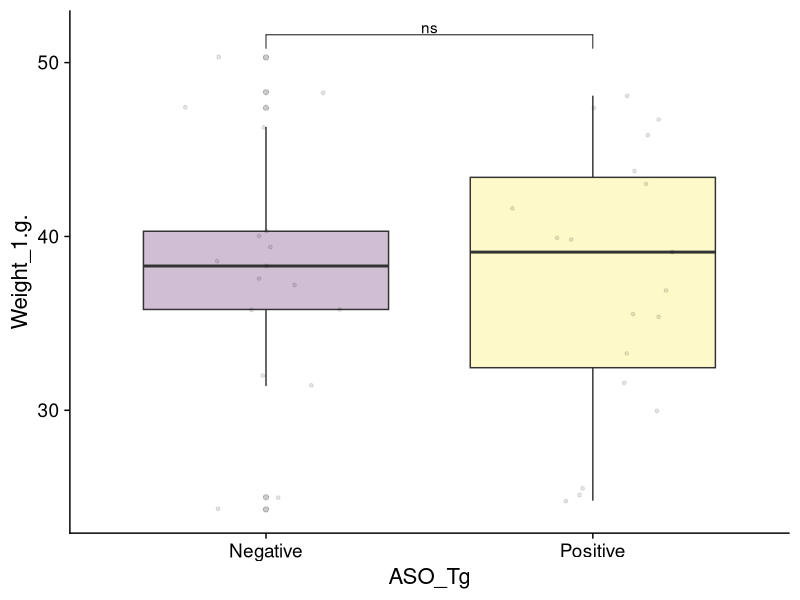
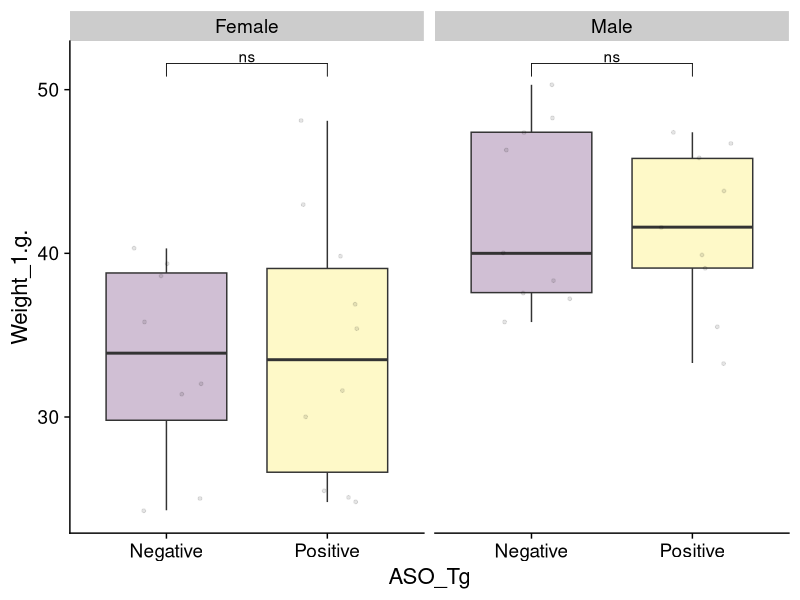

Source code (R) for these figures, in order:
library(ggplot2)
library(rlang)
library(cowplot)
library(ggpubr)
library(viridis)
library(tidyr)
library(dplyr)
library(tidyverse)

setwd("~/Documents/slcspontaneous/ASO/Analysis_Files/")
data<-read.csv("ASO_MouseWeight.csv", header=TRUE)

generate_boxplots <- function(input_data, X, Y, min,max){
  data<-as.data.frame(input_data)
  #Ensure correct ordering of levels 
  data$Genotype <- factor(data$ASO_Tg, levels = c("Negative", "Positive"))
  
  ggplot(data=data,aes(x={{X}},y={{Y}}, fill={{X}})) + 
    #geom_violin(alpha=0.25,position=position_dodge(width=.75),size=1,color="black",draw_quantiles=c(0.5))+
    geom_boxplot(alpha=0.25)+
    scale_fill_viridis_d()+
    geom_point(size=1,position=position_jitter(width=0.25),alpha=0.1)+
    theme_cowplot(16) +
    #ylim(min,max)+ 
    #facet_grid(~Sex)+    
    theme(legend.position = "none")
  
}

# Weight vs ASO_Tg

a<-generate_boxplots(data, ASO_Tg, Weight_1.g.,0,51)+
  stat_compare_means(comparisons = list(c("Negative", "Positive") 
  ),method="wilcox", vjust=0.3,label="p.signif",step.increase=0.05)
a

#Stratify by Sex

b<-generate_boxplots(data, ASO_Tg, Weight_1.g.,0,51)+
  stat_compare_means(comparisons = list(c("Negative", "Positive") 
                                        ),method="wilcox", vjust=0.3,label="p.signif",step.increase=0.05)+
  facet_grid(~Sex)
b
